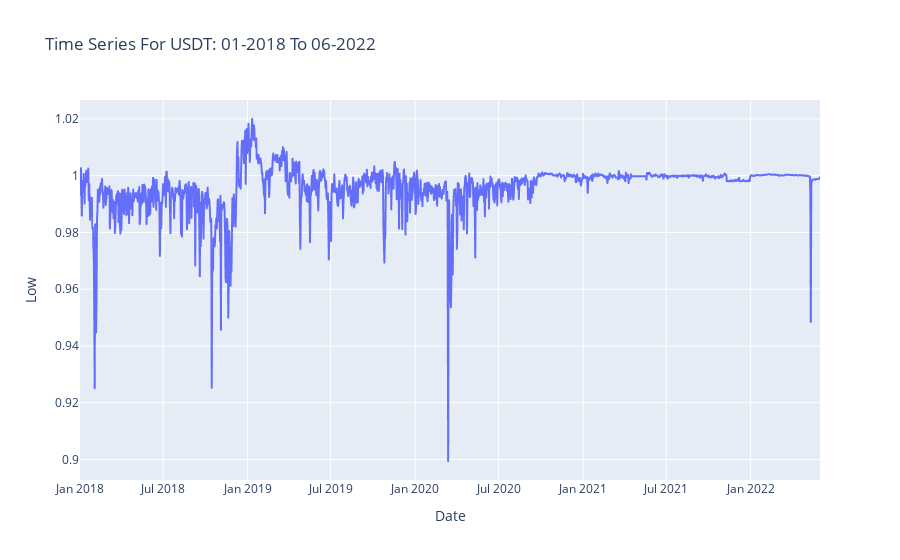

The code cell stored with this chart in its notebook:
### Code cell
fig = px.line(usdt_data, x=usdt_data.index, y='Low', title='Time Series For USDT: 01-2018 To 06-2022')

fig.update_xaxes(rangeslider_visible=False)
fig.show()

### Figure 1 — Plotly figure (JSON) as saved in the notebook; plotly's stock layout.template omitted (floating-point values rounded to 4 significant figures; data arrays with more than 128 entries replaced by an {"elided": "..."} marker saying what was removed)
{"data": [{"hovertemplate": "Date=%{x}<br>Low=%{y}<extra></extra>", "legendgroup": "", "line": {"color": "#636efa", "dash": "solid"}, "marker": {"symbol": "circle"}, "mode": "lines", "name": "", "showlegend": false, "type": "scattergl", "x": {"elided": "1613 str values"}, "xaxis": "x", "y": {"elided": "1613 float values"}, "yaxis": "y"}], "layout": {"legend": {"tracegroupgap": 0}, "title": {"text": "Time Series For USDT: 01-2018 To 06-2022"}, "xaxis": {"anchor": "y", "domain": [0, 1], "rangeslider": {"visible": false}, "title": {"text": "Date"}}, "yaxis": {"anchor": "x", "domain": [0, 1], "title": {"text": "Low"}}}}
